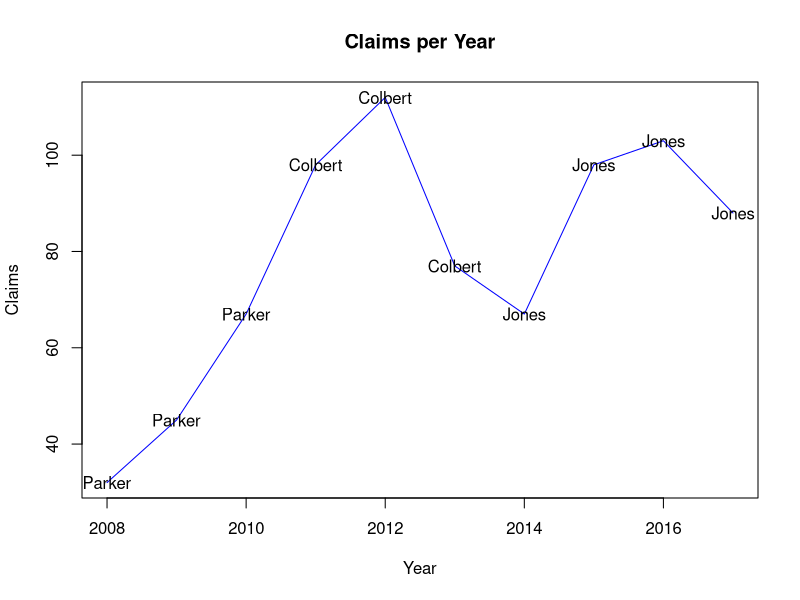

Reproduce this figure in R.
year <- c(2008:2017)
claims <- c(32,45,67,98,112,77,67,98,103,88)
disputes <- data.frame(year, claims)
print(disputes)
#add judges
judges <- c("Parker","Parker","Parker","Colbert","Colbert","Colbert","Jones","Jones","Jones","Jones")
# Let's add the judge data to our dataframe and print the data again.
disputes <- cbind(disputes, judges)
print(disputes)
plot(disputes$year,disputes$claims, type = "l", col="blue", xlab="Year", ylab="Claims", main = "Claims per Year")
text(disputes$year,disputes$claims, label=disputes$judges)